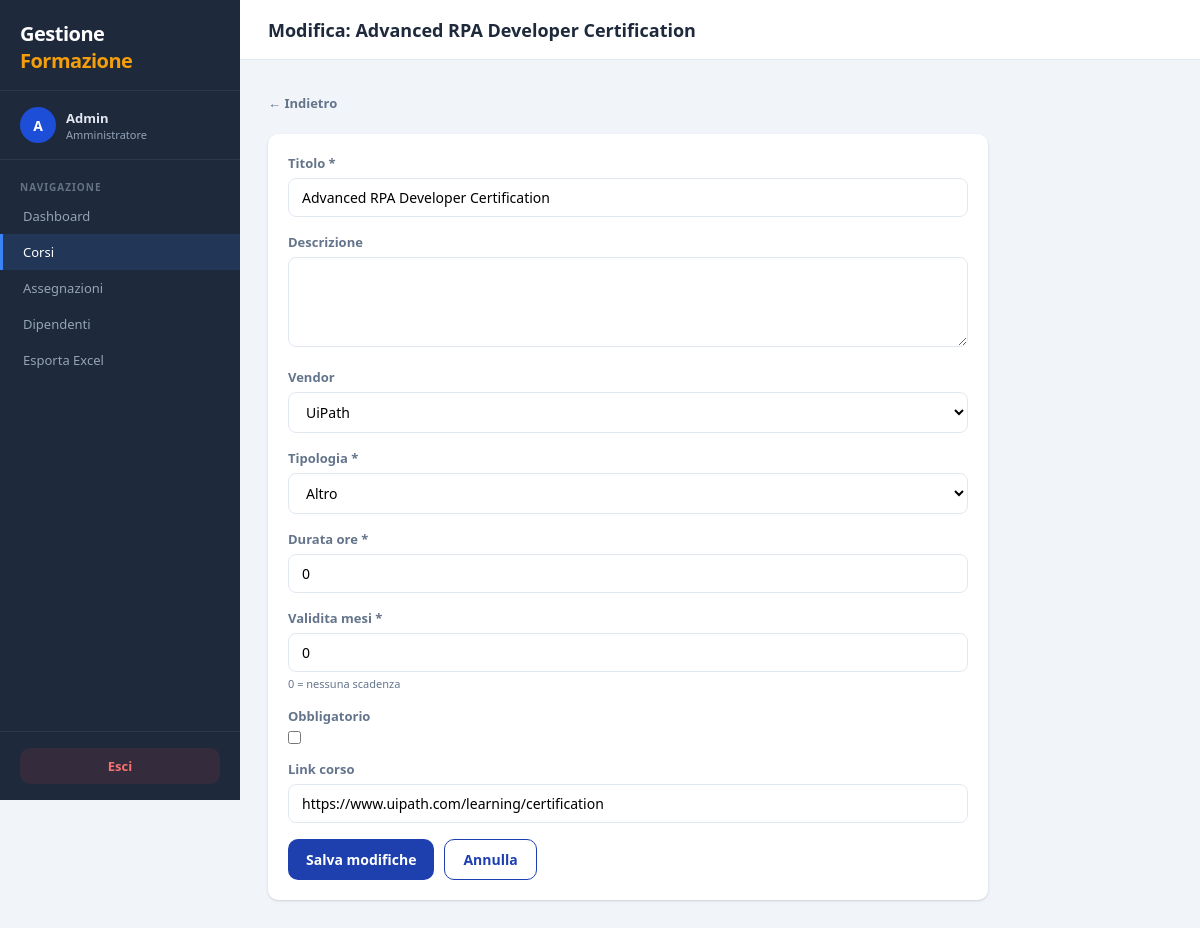
Page /corsi/2/modifica/ (signed in) on the committed database.
### gestionale/models.py (models this page shows, shortened)
class Corso(models.Model):
    TIPOLOGIA_CHOICES = [
        ('Tecnico', 'Tecnico'),
        ('Management', 'Management'),
        ('Cloud', 'Cloud'),
        ('Analytics', 'Analytics'),
        ('Compliance', 'Compliance'),
        ('Soft Skills', 'Soft Skills'),
        ('Sicurezza', 'Sicurezza'),
        ('Altro', 'Altro'),
    ]
    titolo = models.CharField(max_length=300)
    descrizione = models.TextField(blank=True)
    vendor = models.ForeignKey(Vendor, on_delete=models.SET_NULL, null=True, blank=True, related_name='corsi')
    tipologia = models.CharField(max_length=50, choices=TIPOLOGIA_CHOICES, default='Altro')
    durata_ore = models.PositiveIntegerField(default=0)
    validita_mesi = models.PositiveIntegerField(default=0, help_text='0 = nessuna scadenza')
    obbligatorio = models.BooleanField(default=False)
    link_corso = models.URLField(blank=True)
    class Meta:
        verbose_name_plural = 'Corsi'
        ordering = ['titolo']

### gestionale/views.py (the view, shortened to what this page needs)
# urls.py: path('corsi/<int:pk>/modifica/', views.CorsoUpdateView.as_view(), name='corso_update'),
class CorsoUpdateView(AdminRequiredMixin, UpdateView):
    model = Corso
    form_class = CorsoForm
    template_name = 'gestionale/corsi/form.html'

### gestionale/forms.py
class CorsoForm(StyledFormMixin, forms.ModelForm):
    class Meta:
        model = Corso
        fields = [
            'titolo', 'descrizione', 'vendor', 'tipologia',
            'durata_ore', 'validita_mesi', 'obbligatorio', 'link_corso',
        ]
        widgets = {
            'descrizione': forms.Textarea(attrs={'rows': 3}),
        }

### gestionale/models.py (called while the page is built)
    def __str__(self):
        return self.nome

### gestionale/views.py (called while the page is built)
    def test_func(self):
        return self.request.user.is_staff

### gestionale/templates/gestionale/corsi/form.html (shortened to what this page needs)
{% extends "gestionale/base.html" %}
{% block page_title %}{% if object %}Modifica: {{ object.titolo }}{% else %}Nuovo corso{% endif %}{% endblock %}
{% block content %}
<a href="{% if object %}{% url 'gestionale:corso_detail' object.pk %}{% else %}{% url 'gestionale:corso_list' %}{% endif %}" class="back-btn">← Indietro</a>
<div class="card" style="max-width:720px;">
  <div class="card-body">
    <form method="post">
      {% for field in form %}
      <div class="form-group">
        <label class="form-label" for="{{ field.id_for_label }}">
          {{ field.label }}{% if field.field.required %} *{% endif %}
        </label>
        {% if field.field.widget.input_type == 'checkbox' %}
        <div style="display:flex;align-items:center;gap:8px;margin-top:4px;">
          {{ field }}
        </div>
        {% else %}
        {{ field }}
        {% if field.help_text %}<div style="font-size:11px;color:#64748b;margin-top:4px;">{{ field.help_text }}</div>{% endif %}
        {% endif %}
      </div>
      {% endfor %}
      <div style="display:flex;gap:10px;margin-top:8px;">
        <button type="submit" class="btn btn-primary">{% if object %}Salva modifiche{% else %}Crea corso{% endif %}</button>
        <a href="{% if object %}{% url 'gestionale:corso_detail' object.pk %}{% else %}{% url 'gestionale:corso_list' %}{% endif %}" class="btn btn-outline">Annulla</a>
      </div>
    </form>
  </div>
</div>
{% endblock %}

### gestionale/templates/gestionale/base.html (shortened to what this page needs)
{% load static %}
<!DOCTYPE html>
<html lang="it">
<head>
  <link rel="stylesheet" href="{% static 'gestionale/css/dashboard.css' %}">
</head>
<body>
<div class="app-layout">
  <aside id="sidebar">
    <div class="sidebar-brand">
      <div class="brand">Gestione <span>Formazione</span></div>
    </div>
    <div class="sidebar-user">
      <div class="avatar {% if request.user.is_staff %}avatar-admin{% else %}avatar-dipendente{% endif %}">
        {{ request.user.username|first|upper }}
      </div>
      <div class="sidebar-user-info">
        <div class="sidebar-user-name">{{ request.user.get_full_name|default:request.user.username }}</div>
        <div class="sidebar-user-role">{% if request.user.is_staff %}Amministratore{% else %}Dipendente{% endif %}</div>
      </div>
    </div>
    <nav>
      <div class="nav-section">Navigazione</div>
      <a href="{% url 'gestionale:dashboard' %}" class="nav-item {% if request.resolver_match.url_name == 'dashboard' %}active{% endif %}">Dashboard</a>
      <a href="{% url 'gestionale:corso_list' %}" class="nav-item {% if 'corso' in request.resolver_match.url_name %}active{% endif %}">Corsi</a>
      <a href="{% url 'gestionale:assegnazione_list' %}" class="nav-item {% if 'assegnazione' in request.resolver_match.url_name or 'certificato' in request.resolver_match.url_name %}active{% endif %}">Assegnazioni</a>
      {% if request.user.is_staff %}
      <a href="{% url 'gestionale:dipendente_list' %}" class="nav-item {% if 'dipendente' in request.resolver_match.url_name %}active{% endif %}">Dipendenti</a>
      <a href="{% url 'gestionale:export_excel' %}" class="nav-item">Esporta Excel</a>
      {% endif %}
    </nav>
    <div class="sidebar-bottom">
      <form method="post" action="{% url 'gestionale:logout' %}">
        <button type="submit" class="btn-logout">Esci</button>
      </form>
    </div>
  </aside>
  <main id="main-content">
    <div class="topbar">
      <div class="topbar-title">{% block page_title %}{% endblock %}</div>
    </div>
    <div class="page-content">
      {% block content %}{% endblock %}
    </div>
  </main>
</div>
</body>
</html>

### gestionale/static/gestionale/css/dashboard.css (style rules this page uses)
:root { --primary:#1e40af;--primary-light:#3b82f6;--primary-dark:#1e3a8a; --success:#10b981;--warning:#f59e0b;--danger:#ef4444;--info:#06b6d4; --bg:#f1f5f9;--card:#ffffff;--sidebar:#1e293b;--sidebar-text:#94a3b8; --sidebar-active:#3b82f6;--text:#1e293b;--text-muted:#64748b; --border:#e2e8f0;--r:10px; --sh:0 1px 3px rgba(0,0,0,.1),0 1px 2px rgba(0,0,0,.06); --sh-md:0 4px 12px rgba(0,0,0,.08); }
* { box-sizing:border-box;margin:0;padding:0 }
body { font-family:'Segoe UI',system-ui,sans-serif;background:var(--bg);color:var(--text);min-height:100vh }
a { text-decoration:none;color:inherit }
button { cursor:pointer;font-family:inherit }
input,select,textarea { font-family:inherit }
.form-group { margin-bottom:16px }
.form-group label { display:block;font-size:13px;font-weight:600;color:var(--text-muted);margin-bottom:6px }
.form-control { width:100%;padding:10px 14px;border:1.5px solid var(--border);border-radius:var(--r); font-size:14px;transition:.2s;outline:none }
.btn { display:inline-flex;align-items:center;gap:6px;padding:10px 18px;border-radius:var(--r); font-size:14px;font-weight:600;border:none;transition:.2s;white-space:nowrap }
.btn-primary { background:var(--primary);color:#fff }
.btn-outline { background:#fff;color:var(--primary);border:1.5px solid var(--primary) }
.app-layout { display:flex;min-height:100vh }
#sidebar { width:240px;background:var(--sidebar);display:flex;flex-direction:column;flex-shrink:0; position:fixed;top:0;left:0;height:100vh;z-index:100;transition:.3s }
.sidebar-brand { padding:20px 20px 16px;border-bottom:1px solid rgba(255,255,255,.07) }
.sidebar-brand .brand { font-size:20px;font-weight:800;color:#fff;letter-spacing:-0.5px }
.sidebar-brand .brand span { color:#f59e0b }
.sidebar-user { padding:16px 20px;border-bottom:1px solid rgba(255,255,255,.07);display:flex;align-items:center;gap:10px }
.avatar { width:36px;height:36px;border-radius:50%;display:flex;align-items:center;justify-content:center; font-weight:700;font-size:14px;flex-shrink:0 }
.avatar-admin { background:#1d4ed8;color:#fff }
.sidebar-user-info { overflow:hidden }
.sidebar-user-name { color:#e2e8f0;font-size:13px;font-weight:600;white-space:nowrap;overflow:hidden;text-overflow:ellipsis }
.sidebar-user-role { color:var(--sidebar-text);font-size:11px }
nav { flex:1;padding:12px 0;overflow-y:auto }
.nav-section { padding:8px 20px 4px;font-size:10px;font-weight:700;color:rgba(148,163,184,.6);text-transform:uppercase;letter-spacing:1px }
.nav-item { display:flex;align-items:center;gap:10px;padding:9px 20px;color:var(--sidebar-text); font-size:13px;font-weight:500;cursor:pointer;transition:.15s;border-left:3px solid transparent }
.nav-item.active { background:rgba(59,130,246,.15);color:#fff;border-left-color:var(--sidebar-active) }
.sidebar-bottom { padding:16px 20px;border-top:1px solid rgba(255,255,255,.07) }
.btn-logout { width:100%;background:rgba(239,68,68,.1);color:#f87171;border:none; padding:9px;border-radius:var(--r);font-size:13px;font-weight:600;display:flex;align-items:center;justify-content:center;gap:8px;cursor:pointer }
#main-content { margin-left:240px;flex:1;min-height:100vh;display:flex;flex-direction:column }
.topbar { background:#fff;border-bottom:1px solid var(--border);padding:0 28px;height:60px; display:flex;align-items:center;justify-content:space-between;position:sticky;top:0;z-index:50 }
.topbar-title { font-size:18px;font-weight:700;color:var(--text) }
.page-content { padding:28px;flex:1 }
.card { background:var(--card);border-radius:var(--r);box-shadow:var(--sh);overflow:hidden }
.card-body { padding:20px }
.form-label { display:block;font-size:13px;font-weight:600;color:var(--text-muted);margin-bottom:6px }
.form-control { width:100%;padding:9px 13px;border:1.5px solid var(--border);border-radius:8px; font-size:14px;outline:none;transition:.2s;background:#fff }
textarea.form-control { resize:vertical;min-height:90px }
.back-btn { display:inline-flex;align-items:center;gap:6px;color:var(--text-muted);font-size:13px; font-weight:600;cursor:pointer;margin-bottom:16px;padding:6px 0 }

### rows in the picture
Corso: titolo "Advanced RPA Developer Certification", form "Advanced RPA Developer Certification" "UiPath" "Altro" "0" "0" "https://www.uipath.com/learning/certification"

### other values in the picture
{{ request.user.username|first|upper }} "A"
{{ request.user.get_full_name|default:request.user.username }} "Admin"
{{ field.label }} "Titolo" "Descrizione" "Vendor" "Tipologia" "Durata ore" "Validita mesi" "Obbligatorio" "Link corso"
{{ field.help_text }} "0 = nessuna scadenza"
